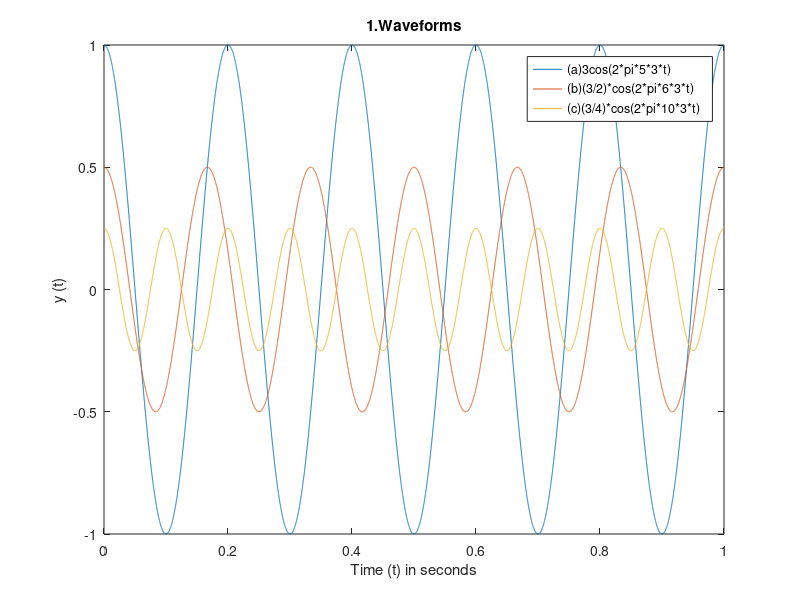
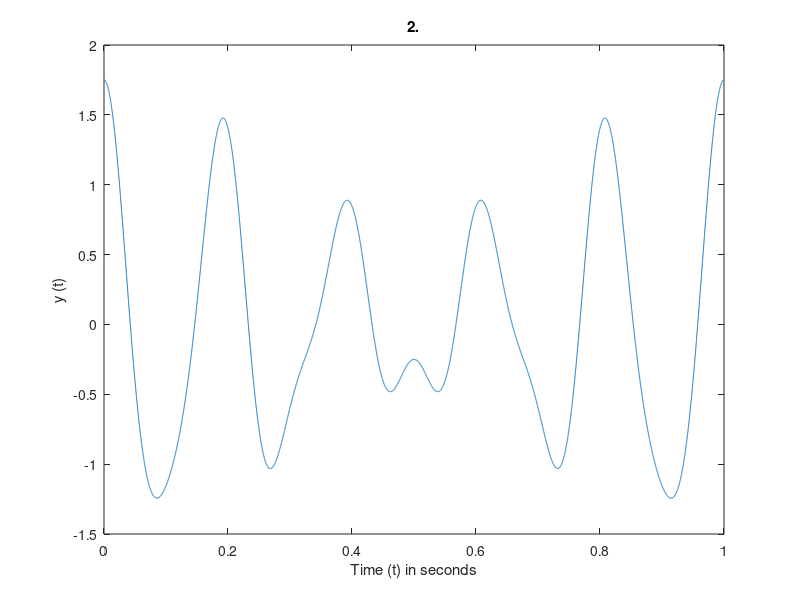
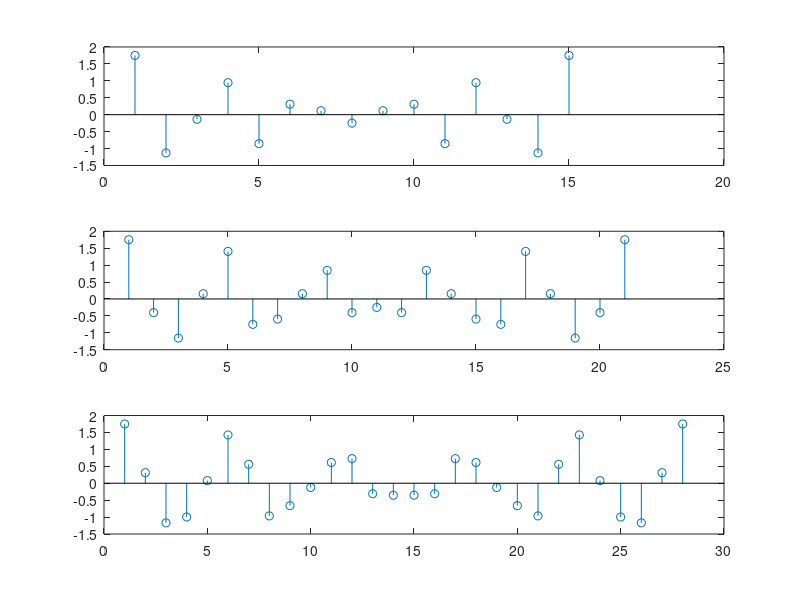
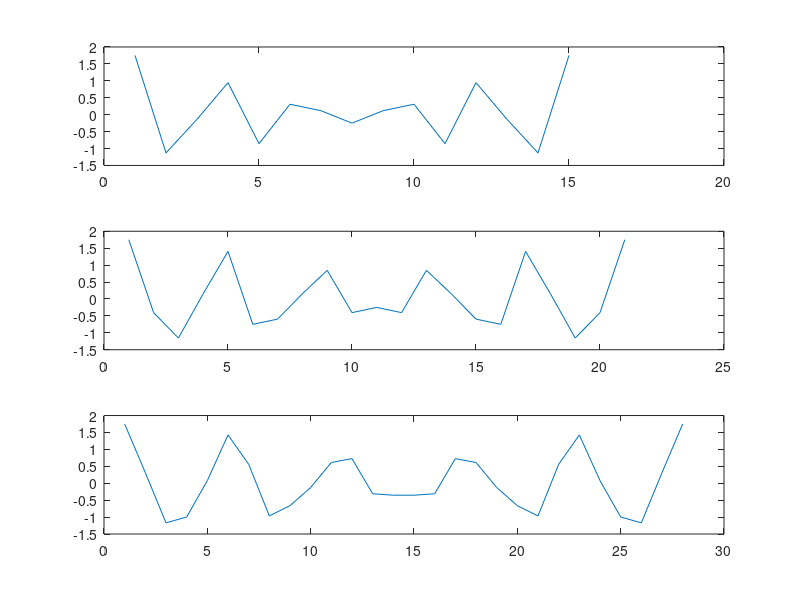

Recreate these plots in MATLAB, in order. (Note: this script raises an error after producing the figures.)
a = 1+mod(147,3);
%%
%Problem 1
%1)
t = [0:0.0001:1/a];
figure;
y1 = a*cos(2*pi*5*a*t);
y2 = (a/2)*cos(2*pi*6*a*t);
y3 = (a/4)*cos(2*pi*10*a*t);

plot(t, y1, t, y2, t, y3)
xlabel('Time (t) in seconds')
ylabel('y (t)')
title('1.Waveforms')
legend('(a)3cos(2*pi*5*3*t)','(b)(3/2)*cos(2*pi*6*3*t)','(c)(3/4)*cos(2*pi*10*3*t)');
%%
%2)
figure;
y = y1 + y2 + y3;
plot(t,y);
xlabel('Time (t) in seconds')
ylabel('y (t)')
title('2.')
%%
%3)
figure;
x = (3 * 10)-1 %10 considering the max freq
subplot(3,1,1);
%a 42Hz
Fs2 = 14 * a;
n2 = [0:1/Fs2:1/a];
y1 = a *cos(2*pi*5*a*n2);
y2 = a/2 *cos(2*pi*6*a*n2);
y3 = a/4 *cos(2*pi*10*a*n2);
y11 = y1 + y2 + y3;
stem(y11);
subplot(3,1,2);
%b Nyquist rate => 2 * max freq => 2 * 10  *a =>20 * a 60 Hz.
Fs2 = 20 * a;
n2 = [0:1/Fs2:1/a];
y1 = a *cos(2*pi*5*a*n2);
y2 = a/2 *cos(2*pi*6*a*n2);
y3 = a/4 *cos(2*pi*10*a*n2);
y22 = y1 + y2 + y3;
stem(y22);
%plot 0 - len-1 , in samples
subplot(3,1,3);
% 6a aliased with 3a => 18Hz aliased with 9Hz => if Sampling freq is 18 + 9 =
% 27 Hz, 27/2 = 13.5 Hz So upon folding at 13.5, 18 overlaps 9.
Fs3 = 27;
n2 = [0:1/Fs3:1/a];
y1 = a *cos(2*pi*5*a*n2);
y2 = a/2 *cos(2*pi*6*a*n2);
y3 = a/4 *cos(2*pi*10*a*n2);
y33 = y1 + y2 + y3;
stem(y33);
%%
%4)
figure;
subplot(3,1,1);
plot(y11);
subplot(3,1,2);
plot(y22);
subplot(3,1,3);
plot(y33);
%%
%Problem 2)
s1 = sin(2*pi*240*t);
s2 = sin(2*pi*270*t);
s3 = sin(2*pi*300*t);
s4 = sin(2*pi*320*t);
s5 = sin(2*pi*360*t);
s6 = sin(2*pi*400*t);
s7 = sin(2*pi*450*t);
s8 = sin(2*pi*480*t);
s = [s1,s2,s3,s4,s5,s6,s7,s8];
audiowrite("Doremi_48000.wav",s,48000)

% sound(s,48000)
% sound(s,24000)
% sound(s,16000)
% sound(s,8000)
% sound(s,4000)

%increasing sampling rate increases both speed of the audio as well as
%loudness and pitch
%%
%Problem 3
[data,Fs] = audioread("Track003.wav")
sound(data,Fs)
length(data)
data2 = data(1:3:end, 1);
length(data2)
%%
sound(data2,Fs/3)
%%
data3 = data(1:5:end, 1);
length(data3)
sound(data2,Fs/5)
%higher frequencies seem absent as we increase the frequencies